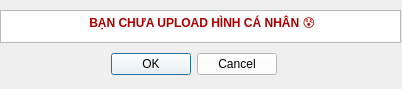
<?xml version="1.0" encoding="UTF-8"?>
<ui version="4.0">
 <class>Check_Upload</class>
 <widget class="QDialog" name="Check_Upload">
  <property name="geometry">
   <rect>
    <x>0</x>
    <y>0</y>
    <width>402</width>
    <height>89</height>
   </rect>
  </property>
  <property name="windowTitle">
   <string>Dialog</string>
  </property>
  <widget class="QDialogButtonBox" name="exit_button">
   <property name="geometry">
    <rect>
     <x>110</x>
     <y>50</y>
     <width>167</width>
     <height>29</height>
    </rect>
   </property>
   <property name="styleSheet">
    <string notr="true">color: rgb(0, 0, 0);
background-color: rgb(255, 255, 255);
font: 700 9pt &quot;Segoe UI&quot;;</string>
   </property>
   <property name="orientation">
    <enum>Qt::Horizontal</enum>
   </property>
   <property name="standardButtons">
    <set>QDialogButtonBox::Cancel|QDialogButtonBox::Ok</set>
   </property>
  </widget>
  <widget class="QTextBrowser" name="text_info">
   <property name="geometry">
    <rect>
     <x>0</x>
     <y>10</y>
     <width>401</width>
     <height>33</height>
    </rect>
   </property>
   <property name="styleSheet">
    <string notr="true">color: rgb(170, 0, 0);
font: 700 9pt &quot;Segoe UI&quot;;</string>
   </property>
   <property name="html">
    <string>&lt;!DOCTYPE HTML PUBLIC &quot;-//W3C//DTD HTML 4.0//EN&quot; &quot;http://www.w3.org/TR/REC-html40/strict.dtd&quot;&gt;
&lt;html&gt;&lt;head&gt;&lt;meta name=&quot;qrichtext&quot; content=&quot;1&quot; /&gt;&lt;meta charset=&quot;utf-8&quot; /&gt;&lt;style type=&quot;text/css&quot;&gt;
p, li { white-space: pre-wrap; }
hr { height: 1px; border-width: 0; }
li.unchecked::marker { content: &quot;\2610&quot;; }
li.checked::marker { content: &quot;\2612&quot;; }
&lt;/style&gt;&lt;/head&gt;&lt;body style=&quot; font-family:'Segoe UI'; font-size:9pt; font-weight:700; font-style:normal;&quot;&gt;
&lt;p align=&quot;center&quot; style=&quot; margin-top:0px; margin-bottom:0px; margin-left:0px; margin-right:0px; -qt-block-indent:0; text-indent:0px;&quot;&gt; BẠN CHƯA UPLOAD HÌNH CÁ NHÂN 😰&lt;/p&gt;&lt;/body&gt;&lt;/html&gt;</string>
   </property>
  </widget>
 </widget>
 <resources/>
 <connections>
  <connection>
   <sender>exit_button</sender>
   <signal>accepted()</signal>
   <receiver>Check_Upload</receiver>
   <slot>accept()</slot>
   <hints>
    <hint type="sourcelabel">
     <x>248</x>
     <y>254</y>
    </hint>
    <hint type="destinationlabel">
     <x>157</x>
     <y>274</y>
    </hint>
   </hints>
  </connection>
  <connection>
   <sender>exit_button</sender>
   <signal>rejected()</signal>
   <receiver>Check_Upload</receiver>
   <slot>reject()</slot>
   <hints>
    <hint type="sourcelabel">
     <x>316</x>
     <y>260</y>
    </hint>
    <hint type="destinationlabel">
     <x>286</x>
     <y>274</y>
    </hint>
   </hints>
  </connection>
 </connections>
</ui>
